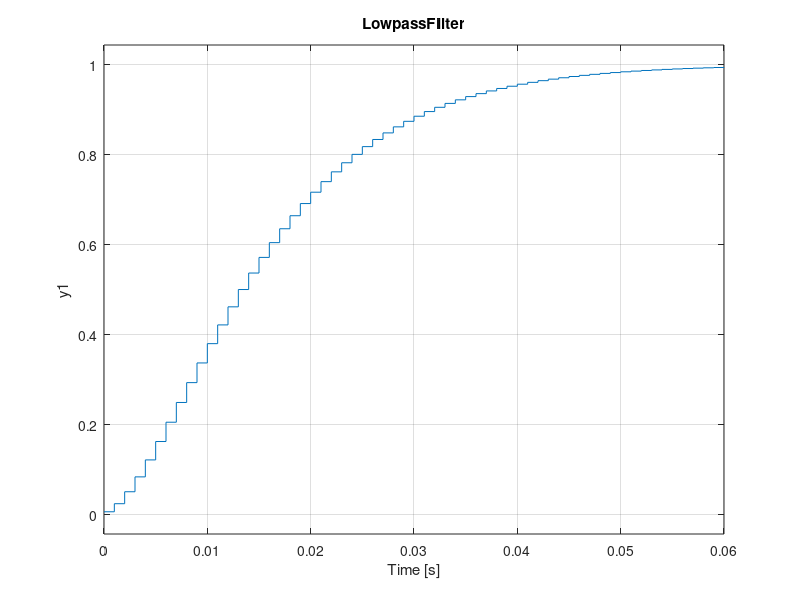

MATLAB code to generate this figure: (Note: this script raises an error after producing the figure.)
clc, clear variables
%%

clc

% const float gear_ratio = 78.125;                  // 78.125:1 gear box
% const float voltage_max = 12.0f;                  // define maximum voltage of battery packs, adjust this to 6.0f V if you only use one batterypack
% const float counts_per_turn = 20.0f * gear_ratio; // define counts per turn at gearbox end: counts/turn * gearratio
% const float kn = 180.0f / 12.0f;                  // define motor constant in RPM / V

gear_ratio = 78.125;
voltage_max = 12.0;
counts_per_turn = 20.0 * gear_ratio;
kn = 180.0 / 12.0;

m_counts_per_turn = counts_per_turn
m_kn = kn / 60.0
m_voltage_max = voltage_max
m_velocity_max = 0.8 * m_kn * voltage_max

% static constexpr float PWM_MIN = 0.01f;
% static constexpr float PWM_MAX = 0.99f;
% static float voltage_min = m_voltage_max * (2.0f * PWM_MIN - 1.0f);
% static float voltage_max = m_voltage_max * (2.0f * PWM_MAX - 1.0f);
PWM_MIN = 0.01;
PWM_MAX = 0.99;
voltage_min = m_voltage_max * (2.0 * PWM_MIN - 1.0)
voltage_max = m_voltage_max * (2.0 * PWM_MAX - 1.0)
PWM_MIN_ = 0.5 + 0.5 * voltage_min / m_voltage_max
PWM_MAX_ = 0.5 + 0.5 * voltage_max / m_voltage_max

% m_counts_per_turn: 1562.500000
% m_kn: 0.250000
% m_voltage_max: 12.000000
% m_velocity_max: 2.400000
% voltage_min: -11.760000
% voltage_max: 11.760000
% PWM_MIN_: 0.010000
% PWM_MAX_: 0.990000


%%

Ts = 1e-3;
w0 = 120;

a11 = (1.0+w0*Ts)*exp(-w0*Ts);
a12 = Ts*exp(-w0*Ts);
a21 = -w0*w0*Ts*exp(-w0*Ts);
a22 = (1.0-w0*Ts)*exp(-w0*Ts);
b1 = (1.0-(1.0+w0*Ts)*exp(-w0*Ts))/w0/w0;
b2 = Ts*exp(-w0*Ts);

A = [a11, a12; a21, a22];
B = [b1; b2];
C = [w0*w0 0];

Gf = tf(ss(A, B, C, 0, Ts)) * tf('z' , Ts);

% [a, b, c, d] = dlinmod('lowpassfilter_sim', Ts);
% sys_sim = ss(a, b, c, d, Ts);
% Gf_sim = tf(sys_sim);

figure(99)
% bode(Gf, Gf_sim), grid on
subplot(121)
bode(Gf), grid on
title('LowpassFilter')
subplot(122)
step(Gf), grid on
title('LowpassFilter')


%%

data = readmatrix('putty_22.log');

% 1.5 rps

time = data(:,1) * 1e-3;
time = time - time(1);
data = data(:,2:end);
median(diff(time))

robot_state = data(:,1);
data = data(:,2:end);

figure(1)
stairs(time, robot_state), grid on

figure(22)
ax(1) = subplot(221);
plot(time, data(:,1:3)), grid on
ylabel('Rotation')
ax(2) = subplot(223);
plot(time, data(:,4:6)), grid on
ylabel('Velocity (RPS)'), xlabel('Time (sec)')
ax(3) = subplot(222);
plot(time(1:end-1), diff(data(:,4:6)) ./ diff(time)), grid on
ylabel('Acceleration (RPS/sec)'), xlabel('Time (sec)')
ax(4) = subplot(224);
plot(time, data(:,7)), grid on
ylabel('Voltage (V)'), xlabel('Time (sec)')
linkaxes(ax, 'x'), clear ax
xlim([0 time(end)])

figure(33)
plot(time, data(:,8)), grid on
ylabel('PWM'), xlabel('Time (sec)')
xlim([0 time(end)])

